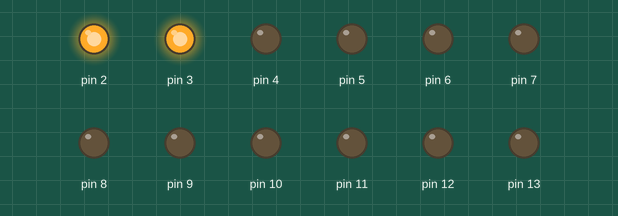
The sketch below on a simulated Arduino Uno, built with avr-gcc and run on an emulated ATmega328P. On the bench: output pins drawn as LEDs (lit = HIGH).

Above: at 0.05 s.
At 0.65 s:
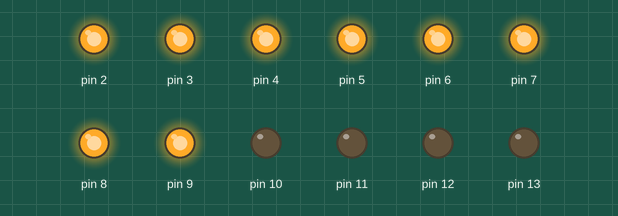
At 1.25 s:
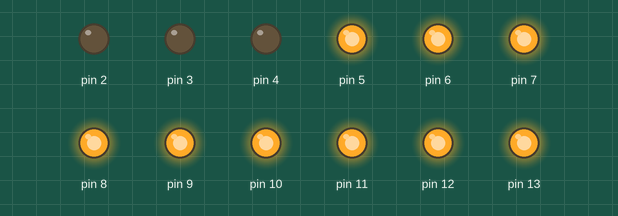
At 2.45 s:
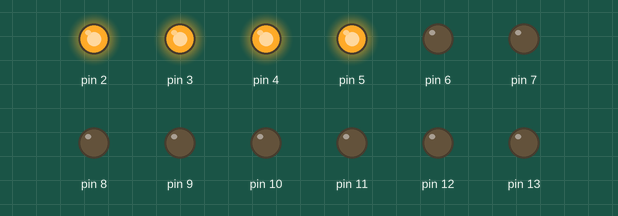
At 3.65 s:
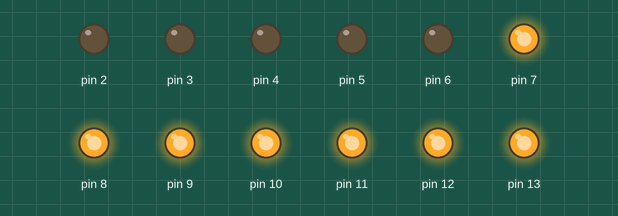
At 4.95 s:
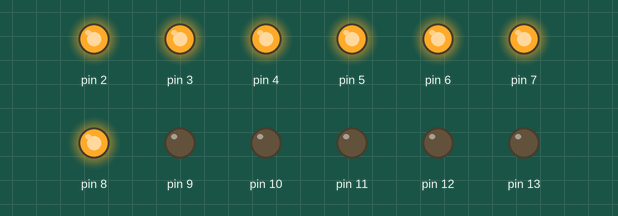
Timing chart, 0 to 5.2 s (numbered marks = the images above):
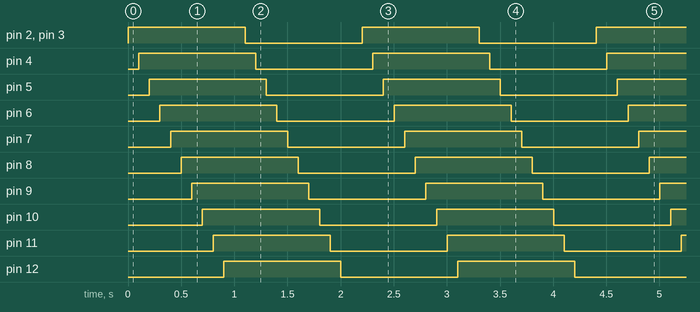

The sketch:

ders9.ino
```cpp
void setup() {

  for (int pinNO=2 ; pinNO<14 ; pinNO++){//
    pinMode(pinNO,OUTPUT);     //
    digitalWrite(pinNO,LOW);   //
  }
}

void loop() {

    digitalWrite(2,!digitalRead(13));
    for (int pinNO=13 ; pinNO>2 ; pinNO--){
      digitalWrite(pinNO,digitalRead(pinNO-1));   //
    }
    delay(100);
}
```

Measured:
- by itself, pin 2–13: alternates HIGH for 1.1 s and LOW for 1.1 s
- by itself, everything shown: repeats every 2.2 s, in 22 steps
